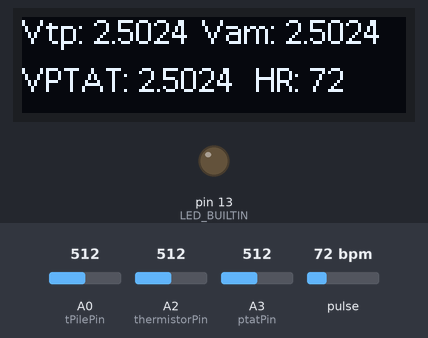
The sketch below on a simulated Arduino Uno, built with avr-gcc and run on an emulated ATmega328P. On the bench: 128×32 one-colour display, output pins drawn as LEDs (lit = HIGH). The test bench sets the inputs (shaded band); at power-on: pulse 72 bpm, A0 (tPilePin) = 512, A2 (thermistorPin) = 512, A3 (ptatPin) = 512. What the sketch prints to the serial monitor is not drawn.

Above: at 1.7 s.
1.8 s: pulse set to 100 bpm
At 2.6 s:
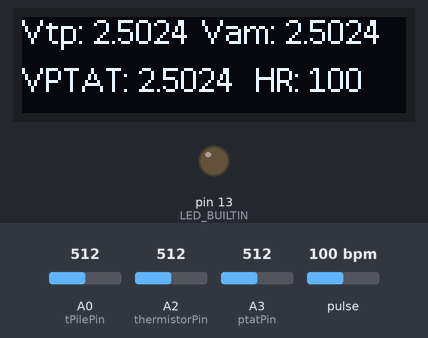
3.7 s: A0 (tPilePin) set to 716
At 5.0 s:
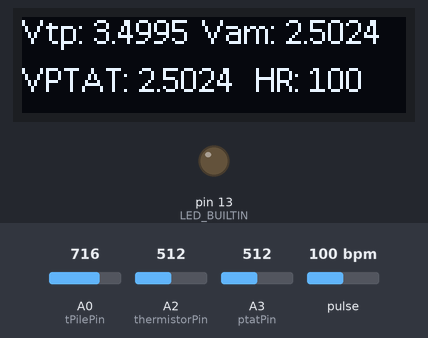
6.1 s: A2 (thermistorPin) set to 716
At 7.3 s:
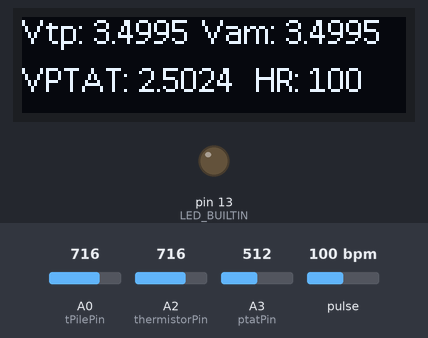
8.4 s: A3 (ptatPin) set to 716
At 9.7 s:
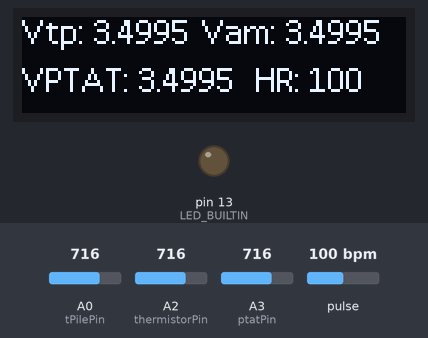
10.8 s: pulse set to 42 bpm
At 12.3 s:
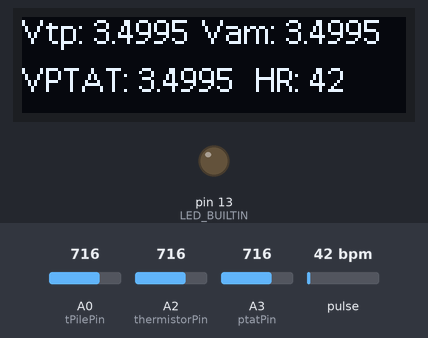
13.1 s: pulse set to 130 bpm
At 14.9 s:
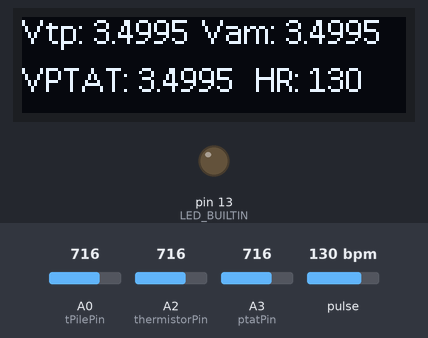
Timing chart, 0 to 16.4 s (numbered marks = the images above; inputs shaded):
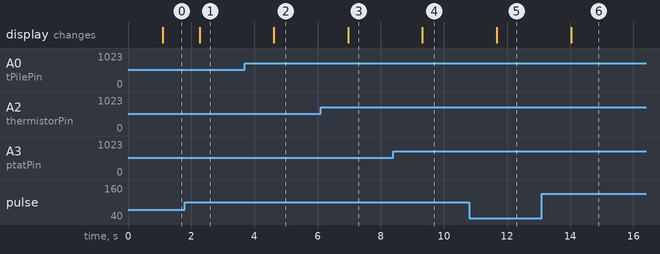

The sketch:

thermopileHRtest.ino
```cpp
#include <Wire.h>
#include "SSD1306Ascii.h"
#include "SSD1306AsciiWire.h"
#include <Adafruit_GFX.h>
#include <Adafruit_SSD1306.h>
#include <PulseSensorPlayground.h>

#define tPilePin A0
#define HRpin A1
#define thermistorPin A2
#define ptatPin A3

#define SCREEN_WIDTH 128 // OLED display width, in pixels
#define SCREEN_HEIGHT 32 // OLED display height, in pixels
#define OLED_RESET    -1 // Reset pin # (or -1 if sharing Arduino reset pin)

//Adafruit_SSD1306 display(SCREEN_WIDTH, SCREEN_HEIGHT, &Wire, OLED_RESET); //Declaring the OLED name
SSD1306AsciiWire oled;
PulseSensorPlayground pulseSensor;

const int tPileSamples = 50;
unsigned long timeTracker = 0;
int threshold = 510;

int starttime = 0;
int endtime = 0;


void setup() {
  // put your setup code here, to run once:
  Serial.begin(9600);
  pinMode(tPilePin, INPUT);
  pinMode(thermistorPin, INPUT);
  pinMode(ptatPin, INPUT);

  oled.begin(&Adafruit128x32, 0x3C); //Start the OLED display
  oled.setFont(Callibri11);

  pulseSensor.analogInput(A1);
  pulseSensor.blinkOnPulse(LED_BUILTIN);
  pulseSensor.setThreshold(threshold);
  if (pulseSensor.begin()) {
    Serial.println("We created a pulseSensor Object !");  //This prints one time at Arduino power-up,  or on Arduino reset.
  }

  delay(500);

}

void loop() {
  // put your main code here, to run repeatedly:
  //int summer1 = 0;

  // for (int i = 0; i < tPileSamples; i++) {
  //   summer1+=analogRead(tPilePin);
  //   delay(10);
  // }
  // int tPileAnalog = summer1 / tPileSamples; // take avg of samples

  Serial.print("Start Time: ");
  starttime = millis();
  Serial.print(starttime);

  int tPileAnalog = analogRead(tPilePin);
  int bpm = pulseSensor.getBeatsPerMinute();
  int thermistorAnalog = analogRead(thermistorPin);
  int ptatAnalog = analogRead(ptatPin);

  float tPileVoltage = tPileAnalog * (5.0/1023.0);
  float thermistorVoltage = thermistorAnalog * (5.0/1023.0);
  float ptatVoltage = ptatAnalog * (5.0/1023.0);
  //Serial.print("Thermopile Analog Value: ");
  //Serial.print(tPileAnalog);
  Serial.print("    Thermopile Voltage Value: ");
  Serial.print(tPileVoltage, 4);
  //Serial.print("    Mistor Analog Value: ");
  //Serial.print(thermistorAnalog);
  Serial.print("    Mistor Voltage Value: ");
  Serial.print(thermistorVoltage, 4);
  Serial.print ("   PTAT: ");
  Serial.print(ptatVoltage, 4);
  Serial.print("    HR: ");
  Serial.println(bpm);


  if (millis() - timeTracker > 1000) {
    oled.clear();
    oled.setCursor(0,0);
    // oled.print(F("TP A Val: "));
    // oled.println(tPileAnalog, DEC);
    //oled.setCursor(0, 24);
    oled.print(F("Vtp: "));
    oled.println(tPileVoltage, 4);

    oled.setCursor(60, 0);
    oled.print(F("Vam: "));
    oled.println(thermistorVoltage, 4);

    // oled.print(F("TM A Val: "));
    // oled.println(thermistorAnalog, DEC);
    oled.print(F("Vam: "));
    oled.println(thermistorVoltage, 4);
    oled.print(F("VPTAT: "));
    oled.println(ptatVoltage, 4);

    oled.setCursor(78, 24);
    oled.print(F("HR: "));
    oled.println(bpm);
    timeTracker = millis();
  }


}
```

Measured:
- after the input at 1.8 s, the display: changes after 0.47 s (image 1)
- after the input at 3.7 s, the display: changes after 0.92 s (image 2)
- after the input at 6.1 s, the display: changes after 0.87 s (image 3)
- after the input at 8.4 s, the display: changes after 0.92 s (image 4)
- after the input at 10.8 s, the display: changes after 0.88 s (image 5)
- after the input at 13.1 s, the display: changes after 0.93 s (image 6)
